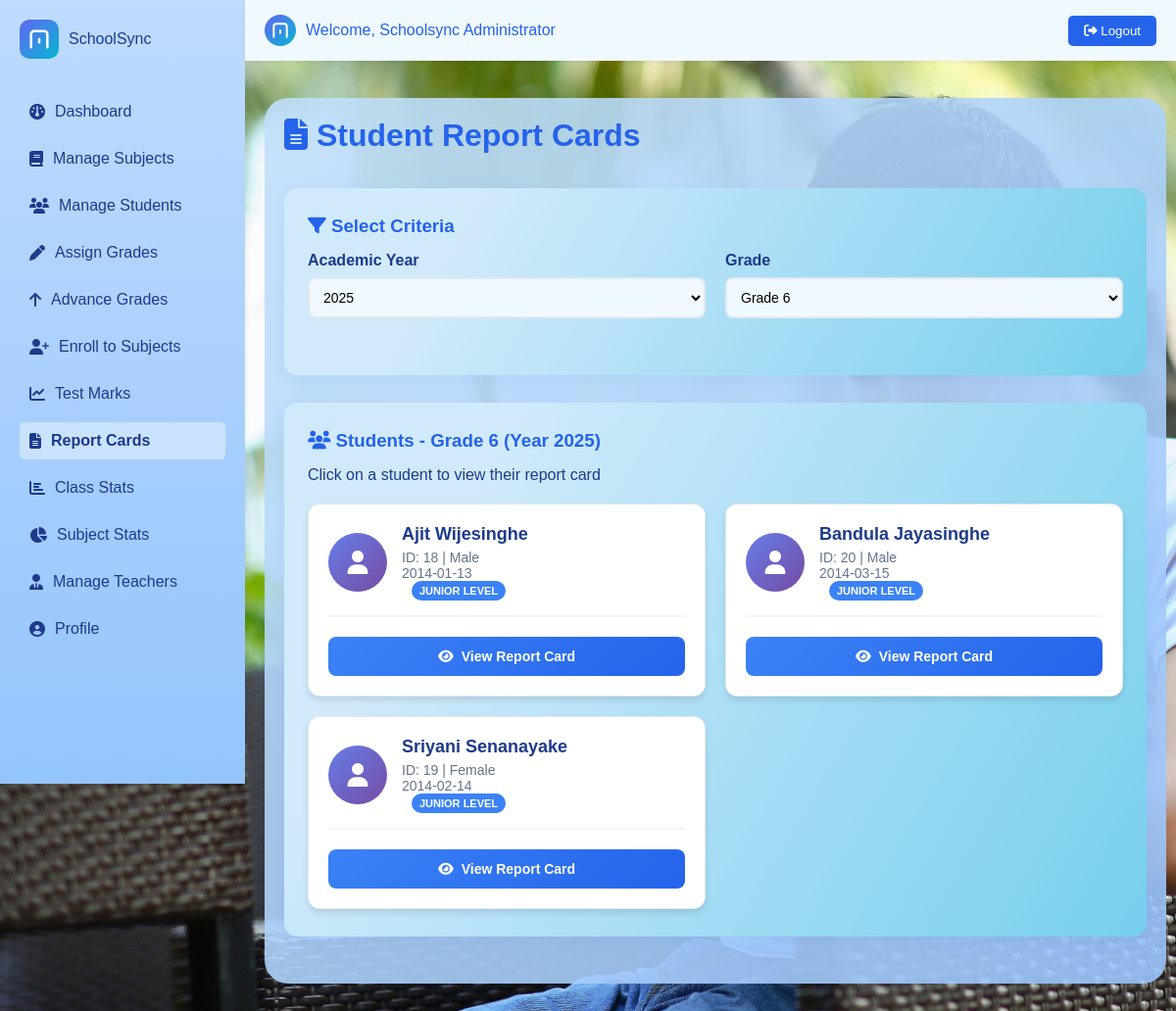
/php/report_cards.php?year=2025&grade=6 (signed in), run on the app's committed database.
### tables this page shows
CREATE TABLE `students` (
  `id` int(11) NOT NULL,
  `full_name` varchar(100) NOT NULL,
  `gender` enum('male','female') NOT NULL,
  `birth_date` date NOT NULL,
  `address` text DEFAULT NULL,
  `phone` varchar(15) DEFAULT NULL,
  `email` varchar(100) DEFAULT NULL,
  `religion` varchar(50) DEFAULT NULL,
  `father_name` varchar(100) DEFAULT NULL,
  `mother_name` varchar(100) DEFAULT NULL,
  `guardian_name` varchar(100) DEFAULT NULL,
  `guardian_phone` varchar(15) DEFAULT NULL,
  `guardian_email` varchar(100) DEFAULT NULL,
  `special_details` text DEFAULT NULL,
  `status` enum('active','inactive') NOT NULL DEFAULT 'active',
  `image_path` varchar(255) DEFAULT NULL,
  `created_at` timestamp NOT NULL DEFAULT current_timestamp()
);

### php/report_cards.php (the view, shortened to what this page needs)
<?php
include 'config.php';
$current_year = date('Y');
$selected_year = isset($_GET['year']) ? (int)$_GET['year'] : $current_year;
$selected_grade = isset($_GET['grade']) ? (int)$_GET['grade'] : 6;
$years = array();
for ($i = $current_year - 5; $i <= $current_year + 5; $i++) {
    $years[] = $i;
}
$grades = array();
if ($selected_year) {
    $grade_sql = "SELECT DISTINCT grade_number FROM grades WHERE year = ? ORDER BY grade_number";
    $grade_stmt = $conn->prepare($grade_sql);
    $grade_stmt->bind_param("i", $selected_year);
    $grade_stmt->execute();
    $grade_result = $grade_stmt->get_result();
    while ($row = $grade_result->fetch_assoc()) {
        $grades[] = $row['grade_number'];
    }
}
$students = array();
if ($selected_year && $selected_grade) {
    $student_sql = "SELECT DISTINCT s.id, s.full_name, s.gender, s.birth_date, s.address, s.phone, s.email, s.religion, s.father_name, s.mother_name, s.guardian_name, s.guardian_phone, s.guardian_email, s.special_details, s.status, s.image_path, s.created_at
                    FROM students s
                    JOIN student_grades sg ON s.id = sg.student_id
                    JOIN grades g ON sg.grade_id = g.id
                    WHERE g.year = ? AND g.grade_number = ? AND sg.status = 'active'
                    ORDER BY s.full_name";
    $student_stmt = $conn->prepare($student_sql);
    $student_stmt->bind_param("ii", $selected_year, $selected_grade);
    $student_stmt->execute();
    $student_result = $student_stmt->get_result();
    while ($row = $student_result->fetch_assoc()) {
        $students[] = $row;
    }
}
function getReportCardFormat($grade) {
    if ($grade >= 6 && $grade <= 9) return 'junior';
    return 'primary';
}
?>
<!DOCTYPE html>
<html lang="en">
<head>
    <link rel="stylesheet" href="../css/styles.css">
    <link rel="stylesheet" href="https://cdnjs.cloudflare.com/ajax/libs/font-awesome/6.4.2/css/all.min.css">
</head>
<body>
    <?php include 'navbar.php'; ?>
    <div class="container">
        <div class="header-container">
            <h1><i class="fa-solid fa-file-alt"></i> Student Report Cards</h1>
        </div>
        <div class="card">
            <h3><i class="fa-solid fa-filter"></i> Select Criteria</h3>
            <form method="GET" class="selection-container">
                <div class="selection-group">
                    <label for="year">Academic Year</label>
                    <select name="year" id="year" onchange="this.form.submit()">
                        <?php foreach ($years as $year): ?>
                            <option value="<?php echo $year; ?>" <?php if ($selected_year == $year) echo 'selected'; ?>>
                                <?php echo $year; ?>
                            </option>
                        <?php endforeach; ?>
                    </select>
                </div>
                <div class="selection-group">
                    <label for="grade">Grade</label>
                    <select name="grade" id="grade" onchange="this.form.submit()" <?php if (!$selected_year) echo 'disabled'; ?>>
                        <?php foreach ($grades as $grade): ?>
                            <option value="<?php echo $grade; ?>" <?php if ($selected_grade == $grade) echo 'selected'; ?>>
                                Grade <?php echo $grade; ?>
                            </option>
                        <?php endforeach; ?>
                    </select>
                </div>
            </form>
        </div>
        <?php if ($selected_year && $selected_grade && !empty($students)): ?>
            <div class="card">
                <h3><i class="fa-solid fa-users"></i> Students - Grade <?php echo $selected_grade; ?> (Year <?php echo $selected_year; ?>)</h3>
                <p class="text-muted">Click on a student to view their report card</p>
                <div class="students-grid">
                    <?php foreach ($students as $student): ?>
                        <?php
                        $format = getReportCardFormat($selected_grade);
                        $format_class = 'format-' . $format;
                        ?>
                        <div class="student-card">
                            <div class="student-header">
                                <div class="student-avatar">
                                    <?php if ($student['image_path']): ?>
                                        <img src="<?php echo htmlspecialchars($student['image_path']); ?>" alt="Student Photo" style="width: 100%; height: 100%; border-radius: 50%; object-fit: cover;">
                                    <?php else: ?>
                                        <i class="fa-solid fa-user"></i>
                                    <?php endif; ?>
                                </div>
                                <div class="student-info">
                                    <h3><?php echo htmlspecialchars($student['full_name']); ?></h3>
                                    <p>ID: <?php echo $student['id']; ?> | <?php echo ucfirst($student['gender']); ?></p>
                                    <p><?php echo $student['birth_date']; ?></p>
                                    <span class="format-indicator <?php echo $format_class; ?>">
                                        <?php echo ucfirst($format); ?> Level
                                    </span>
                                </div>
                            </div>
                            <button class="report-card-btn <?php echo $format; ?>" onclick="viewReportCard(<?php echo $student['id']; ?>, <?php echo $selected_grade; ?>, <?php echo $selected_year; ?>)">
                                <i class="fa-solid fa-eye"></i>
                                View Report Card
                            </button>
                        </div>
                    <?php endforeach; ?>
                </div>
            </div>
        <?php endif; ?>
    </div>
</body>
</html>

### css/styles.css (style rules this page uses)
* { margin: 0; padding: 0; box-sizing: border-box; font-family: 'Poppins', sans-serif; }
body { background: linear-gradient(135deg, #6366f1 0%, #8b5cf6 100%); background-image: url('../images/bg.jpg'); background-size: cover; background-blend-mode: overlay; }
.selection-container { display: grid; grid-template-columns: repeat(auto-fit, minmax(200px, 1fr)); gap: 20px; margin-bottom: 30px; }
.selection-group { display: flex; flex-direction: column; }
.selection-group label { font-weight: 600; color: #1e3a8a; margin-bottom: 8px; }
.selection-group select { padding: 10px; border: 2px solid #e2e8f0; border-radius: 8px; font-size: 14px; }
.container { background: linear-gradient(135deg, rgba(193, 223, 249, 0.9) 0%, rgba(153, 196, 252, 0.9) 100%); width: calc(100% - 280px); max-width: 100%; min-height: 80vh; border-radius: 24px; box-shadow: 0 8px 32px rgba(59,130,246,0.08); margin: 100px auto 50px 270px; padding: 20px; flex-grow: 1; transition: margin-left 0.3s ease, width 0.3s ease; }
.card { background: linear-gradient(120deg, #d1eafb 20%, #76cfed 100%); color: #1e3a8a; border-radius: 14px; box-shadow: 0 4px 16px rgba(59,130,246,0.08); margin-bottom: 28px; padding: 28px 24px; transition: transform 0.3s, box-shadow 0.3s; animation: fadeIn 1s; }
h1, h2, h3 { color: #2563eb; margin-bottom: 15px; }
form { display: flex; flex-direction: column; gap: 10px; }
.header-container { display: flex; justify-content: space-between; align-items: center; margin-bottom: 20px; width: 100%; }
input, select, textarea { padding: 10px; border: 1px solid #bfdbfe; border-radius: 5px; font-size: 1rem; background: #f0f9ff; }
button { background: linear-gradient(to right, #3b82f6, #2563eb); color: white; border: none; padding: 10px 20px; border-radius: 5px; cursor: pointer; transition: opacity 0.3s, transform 0.2s; }

### php/report_cards.php (style rules this page uses)
.students-grid { display: grid; grid-template-columns: repeat(auto-fill, minmax(300px, 1fr)); gap: 20px; margin-top: 20px; }
.student-card { background: white; border-radius: 12px; padding: 20px; box-shadow: 0 4px 6px rgba(0, 0, 0, 0.1); border: 1px solid #e2e8f0; transition: all 0.3s ease; }
.student-header { display: flex; align-items: center; gap: 15px; margin-bottom: 20px; padding-bottom: 15px; border-bottom: 2px solid #f1f5f9; }
.student-avatar { width: 60px; height: 60px; border-radius: 50%; background: linear-gradient(135deg, #667eea 0%, #764ba2 100%); display: flex; align-items: center; justify-content: center; color: white; font-size: 24px; font-weight: bold; }
.student-info h3 { margin: 0 0 5px 0; color: #1e3a8a; font-size: 18px; }
.student-info p { margin: 0; color: #64748b; font-size: 14px; }
.report-card-btn { width: 100%; padding: 12px; background: linear-gradient(135deg, #667eea 0%, #764ba2 100%); color: white; border: none; border-radius: 8px; font-size: 14px; font-weight: 600; cursor: pointer; transition: all 0.3s ease; display: flex; align-items: center; justify-content: center; gap: 8px; }
.report-card-btn.junior { background: linear-gradient(135deg, #3b82f6 0%, #2563eb 100%); }
.format-indicator { display: inline-block; padding: 4px 8px; border-radius: 12px; font-size: 11px; font-weight: 600; text-transform: uppercase; color: white; margin-left: 10px; }
.format-junior { background: #3b82f6; }

### data on the page
students: full_name "Ajit Wijesinghe", id "18", gender "Male", birth_date "2014-01-13", format "JUNIOR"
students: full_name "Bandula Jayasinghe", id "20", gender "Male", birth_date "2014-03-15", format "JUNIOR"
students: full_name "Sriyani Senanayake", id "19", gender "Female", birth_date "2014-02-14", format "JUNIOR"

### other printed values
$_SESSION['full_name'] "Schoolsync Administrator"
$selected_grade "6"
$selected_year "2025"
form field year "2025"
